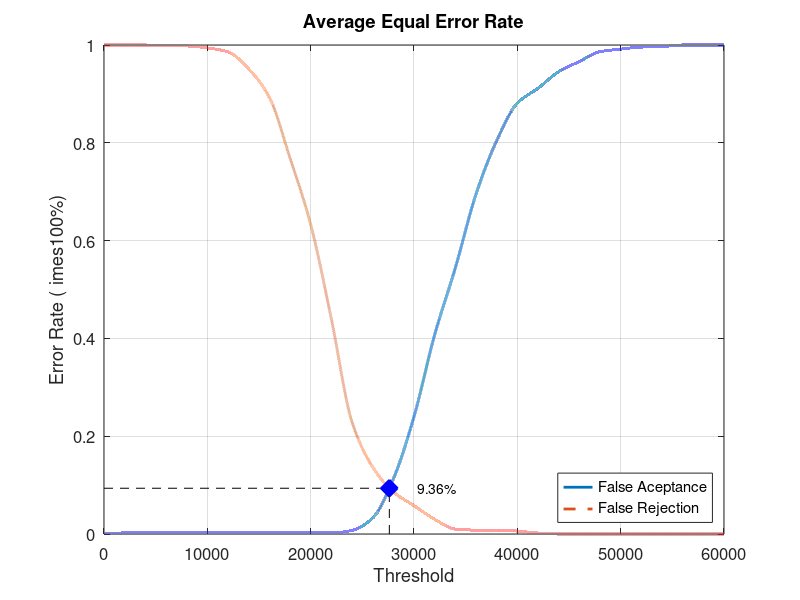
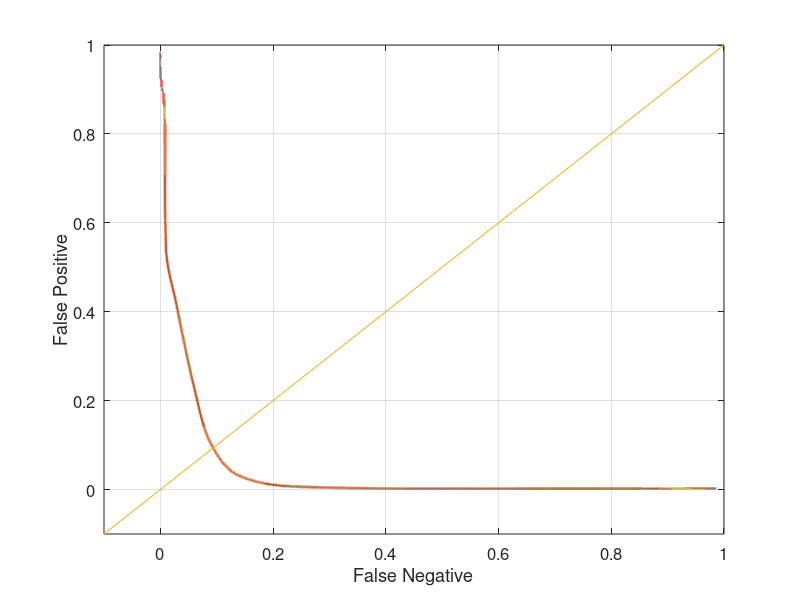

Write the MATLAB code that produced these figures, in order.
close all;
clear;
clc;
x = 0:2000:60000;
xq = 0:0.5:60000;

y0 = [0 0.00210526 0.00210526 0.00210526 0.00210526 0.00210526 0.00210526 0.00210526 0.00210526 0.00210526 0.00210526 0.00210526 0.00736842 0.0326316 0.112632 0.24 0.407368 0.544211 0.694737 0.804211 0.881053 0.911579 0.945263 0.966316 0.986316 0.991579 0.99579 0.996842 1 1 1]
yy0 = interp1(x, y0, xq, 'pchip');
y1 = [1 1 1 0.998 0.998 0.994 0.986 0.951 0.893 0.769 0.633 0.44 0.229 0.137 0.086 0.058 0.03 0.01 0.008 0.008 0.006 0.002 0 0 0 0 0 0 0 0 0]
yy1 = interp1(x, y1, xq, 'pchip');

% Calculating EER: 
y2 = abs(y0 - y1);
find(y2 == min(y2))
yy2 = abs(yy0 - yy1);
xEER = find(yy2 == min(yy2));
xEERIndex = xq(xEER) % X-axis EER
yEER = yy0(xEER) % Y-axis EER

main = figure
plot(xq, yy0,'-','LineWidth', 2);	hold on
plot(xq, yy1,'--','LineWidth', 2);	hold on
plot([xEERIndex xEERIndex], [0 yEER], 'k--');	hold on
plot([0 xEERIndex], [yEER yEER], 'k--');	hold on
plot(xEERIndex, yEER, 'bx', 'LineWidth', 10);	hold on
text(xEERIndex + 10 * xEERIndex / 100, yEER, [num2str(round((10000 * yEER)) / 100) '%'])
legend('False Aceptance', 'False Rejection', 'Location', 'SouthEast')
xlabel('Threshold')
ylabel('Error Rate (	imes100%)')
title('Average Equal Error Rate')
set(gca, 'FontSize', 12)
axis([0 60000 0 1])
grid on

print(main, 'Database2AverageMain', '-dpng');
FNRxFPR = figure('Color', [1 1 1]);
plot(yy1, yy0, '-', yy1, yy0, 'LineWidth', 2);
hold on
y = -0.1:0.1:1
plot(y, y); 
set(gca, 'FontSize', 12)
xlabel('False Negative')
ylabel('False Positive')
axis([-0.1 1 -0.1 1])
set(gca, 'FontSize', 12)
grid on

print(FNRxFPR, 'Database2AverageFNRxFPR','-dpng');
